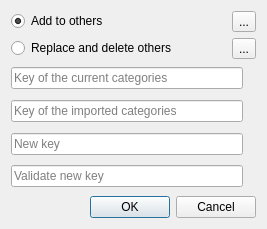
<?xml version="1.0" encoding="UTF-8"?>
<ui version="4.0">
 <class>importForm</class>
 <widget class="QWidget" name="importForm">
  <property name="geometry">
   <rect>
    <x>0</x>
    <y>0</y>
    <width>267</width>
    <height>229</height>
   </rect>
  </property>
  <property name="sizePolicy">
   <sizepolicy hsizetype="Preferred" vsizetype="Preferred">
    <horstretch>0</horstretch>
    <verstretch>0</verstretch>
   </sizepolicy>
  </property>
  <property name="minimumSize">
   <size>
    <width>230</width>
    <height>229</height>
   </size>
  </property>
  <property name="maximumSize">
   <size>
    <width>267</width>
    <height>229</height>
   </size>
  </property>
  <property name="windowTitle">
   <string>Form</string>
  </property>
  <layout class="QVBoxLayout" name="verticalLayout">
   <item>
    <layout class="QHBoxLayout" name="horizontalLayout">
     <item>
      <widget class="QRadioButton" name="addRadioButton">
       <property name="text">
        <string>Add to others</string>
       </property>
       <property name="checked">
        <bool>true</bool>
       </property>
      </widget>
     </item>
     <item>
      <widget class="QToolButton" name="addToolButton">
       <property name="toolTip">
        <string>More information</string>
       </property>
       <property name="text">
        <string>...</string>
       </property>
      </widget>
     </item>
    </layout>
   </item>
   <item>
    <layout class="QHBoxLayout" name="horizontalLayout_6">
     <item>
      <widget class="QRadioButton" name="replaceRadioButton">
       <property name="text">
        <string>Replace and delete others </string>
       </property>
       <property name="checked">
        <bool>false</bool>
       </property>
      </widget>
     </item>
     <item>
      <widget class="QToolButton" name="replaceToolButton">
       <property name="toolTip">
        <string>More information</string>
       </property>
       <property name="text">
        <string>...</string>
       </property>
      </widget>
     </item>
    </layout>
   </item>
   <item>
    <layout class="QHBoxLayout" name="horizontalLayout_2">
     <item>
      <widget class="QLineEdit" name="keyOfCurrentCategoriesLineEdit">
       <property name="echoMode">
        <enum>QLineEdit::Password</enum>
       </property>
       <property name="placeholderText">
        <string>Key of the current categories</string>
       </property>
      </widget>
     </item>
     <item>
      <widget class="QLabel" name="keyOfCurrentCategoriesCheckLabel">
       <property name="text">
        <string/>
       </property>
      </widget>
     </item>
    </layout>
   </item>
   <item>
    <layout class="QHBoxLayout" name="horizontalLayout_3">
     <item>
      <widget class="QLineEdit" name="keyOfImportCategoriesLineEdit">
       <property name="echoMode">
        <enum>QLineEdit::Password</enum>
       </property>
       <property name="placeholderText">
        <string>Key of the imported categories</string>
       </property>
      </widget>
     </item>
     <item>
      <widget class="QLabel" name="keyOfImportedCategoriesCheckLabel">
       <property name="text">
        <string/>
       </property>
      </widget>
     </item>
    </layout>
   </item>
   <item>
    <layout class="QHBoxLayout" name="horizontalLayout_4">
     <item>
      <widget class="QLineEdit" name="newKeyOfCategoriesLineEdit">
       <property name="echoMode">
        <enum>QLineEdit::Password</enum>
       </property>
       <property name="placeholderText">
        <string>New key</string>
       </property>
      </widget>
     </item>
     <item>
      <widget class="QLabel" name="newKeyCheckLabel">
       <property name="text">
        <string/>
       </property>
      </widget>
     </item>
    </layout>
   </item>
   <item>
    <layout class="QHBoxLayout" name="horizontalLayout_5">
     <item>
      <widget class="QLineEdit" name="validateNewKeyOfCategoriesLineEdit">
       <property name="echoMode">
        <enum>QLineEdit::Password</enum>
       </property>
       <property name="placeholderText">
        <string>Validate new key</string>
       </property>
      </widget>
     </item>
     <item>
      <widget class="QLabel" name="validateNewKeyCheckLabel">
       <property name="text">
        <string/>
       </property>
      </widget>
     </item>
    </layout>
   </item>
   <item>
    <widget class="QDialogButtonBox" name="acceptButtonBox">
     <property name="orientation">
      <enum>Qt::Horizontal</enum>
     </property>
     <property name="standardButtons">
      <set>QDialogButtonBox::Cancel|QDialogButtonBox::Ok</set>
     </property>
    </widget>
   </item>
  </layout>
 </widget>
 <resources/>
 <connections/>
</ui>
